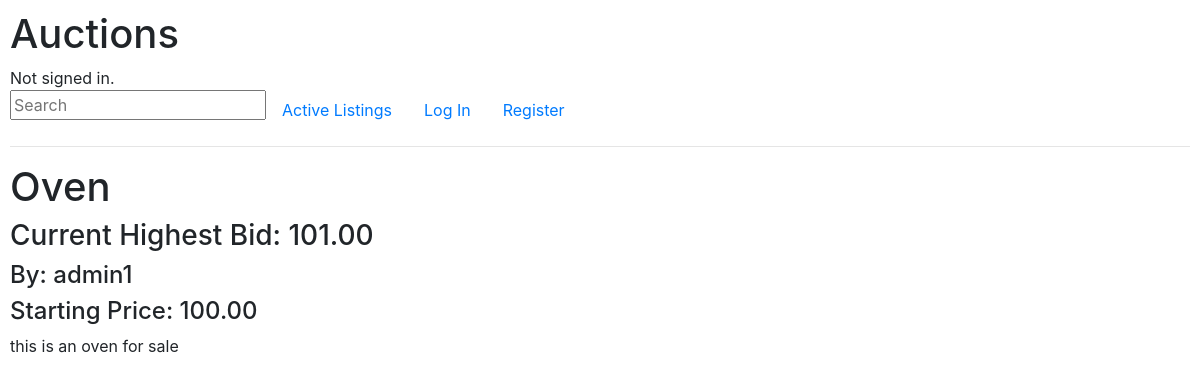
The page /listed/1 on the database as committed earlier.
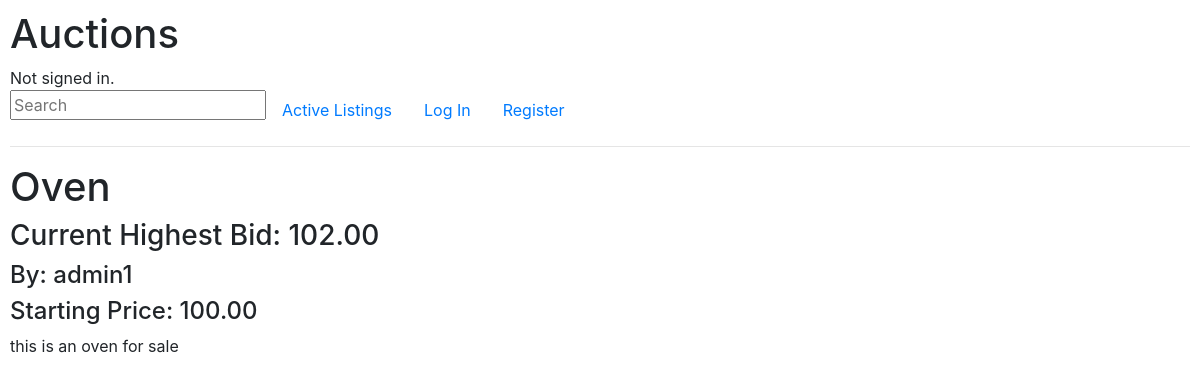
The same page on the database as committed later.
### auctions/models.py (models this page shows, shortened)
class Bid(models.Model):
	bid_id = models.AutoField(primary_key=True)
	listing_id = models.ForeignKey(Listing, on_delete=models.CASCADE, related_name="bidded")
	bidder = models.CharField(max_length=64)
	value = models.DecimalField(max_digits=19, decimal_places=2)

### auctions/views.py (the view)
# urls.py: path("listed/<int:item_id>", views.listed, name="listed"),
def listed(request, item_id):
    listed = Listing.objects.get(pk=item_id)
    return render(request, "auctions/listed.html", {
        "listed_id": item_id,
        "title": listed.item_name,
        "description": listed.item_description,
        "price": listed.price,
        "comments": Comment.objects.filter(listing_id=item_id),
        "high_bid": Bid.objects.filter(listing_id=item_id)
        })

### auctions/templates/auctions/listed.html (shortened to what this page needs)
{% extends "auctions/layout.html" %}
{% block body %}
	<h1>{{ title }}</h1>
	<div>
		{% for bid in high_bid %}
			<h3>Current Highest Bid: {{ bid.value }}</h3>
			<h4>By: {{ bid.bidder }}</h4>
		{% empty %}
			<h3 hidden></h3>
		{% endfor %}
		<h4>Starting Price: {{ price }}</h4>
	</div>
	<div>
		{{ description }}
	</div>
{% endblock %}

Rows that differ between the two databases and show on the page:
changed Bid "admin1": value "101.00" → "102.00"
